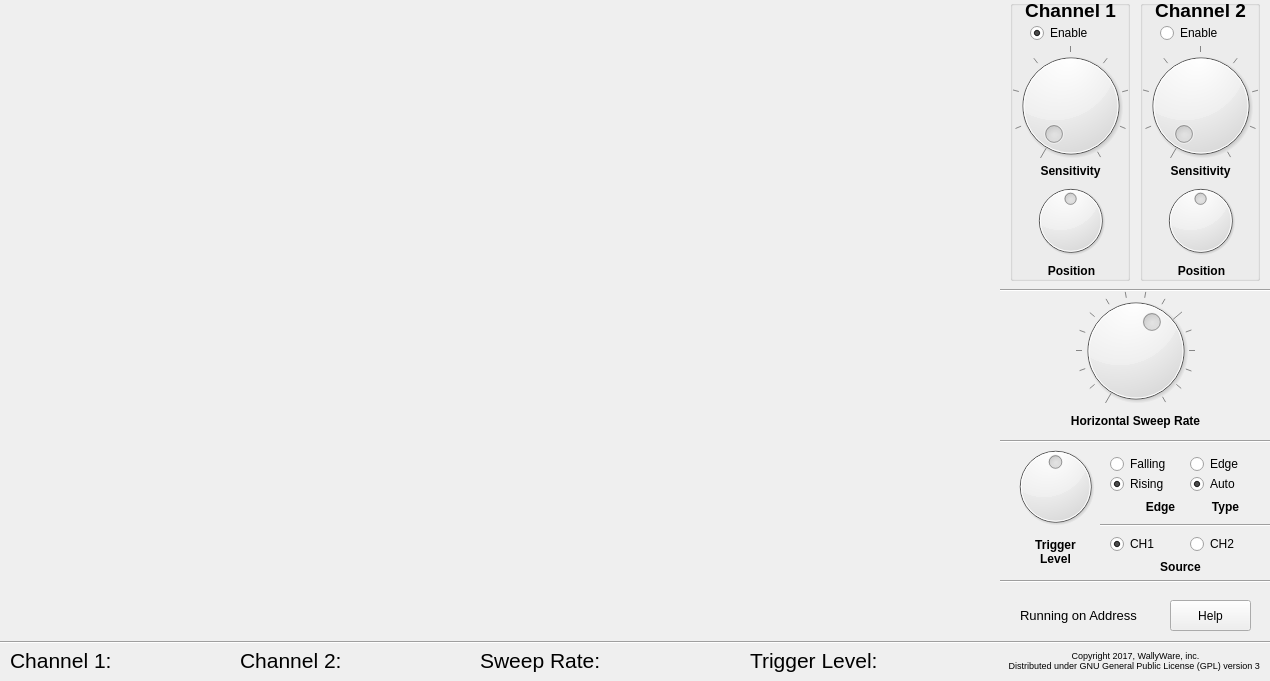
<?xml version="1.0" encoding="UTF-8"?>
<ui version="4.0">
 <class>Oscilloscope</class>
 <widget class="QWidget" name="Oscilloscope">
  <property name="geometry">
   <rect>
    <x>0</x>
    <y>0</y>
    <width>1270</width>
    <height>681</height>
   </rect>
  </property>
  <property name="windowTitle">
   <string>Pi-Plates Oscilloscope</string>
  </property>
  <property name="windowIcon">
   <iconset>
    <normaloff>Assets/Icon32X32.png</normaloff>Assets/Icon32X32.png</iconset>
  </property>
  <widget class="Line" name="line_2">
   <property name="geometry">
    <rect>
     <x>1000</x>
     <y>431</y>
     <width>271</width>
     <height>20</height>
    </rect>
   </property>
   <property name="orientation">
    <enum>Qt::Horizontal</enum>
   </property>
  </widget>
  <widget class="QLabel" name="label_8">
   <property name="geometry">
    <rect>
     <x>1010</x>
     <y>531</y>
     <width>91</width>
     <height>41</height>
    </rect>
   </property>
   <property name="font">
    <font>
     <weight>75</weight>
     <bold>true</bold>
    </font>
   </property>
   <property name="text">
    <string>Trigger
Level</string>
   </property>
   <property name="alignment">
    <set>Qt::AlignCenter</set>
   </property>
  </widget>
  <widget class="QLabel" name="label_12">
   <property name="geometry">
    <rect>
     <x>1000</x>
     <y>640</y>
     <width>271</width>
     <height>41</height>
    </rect>
   </property>
   <property name="font">
    <font>
     <pointsize>7</pointsize>
    </font>
   </property>
   <property name="text">
    <string>Copyright 2017, WallyWare, inc. 
Distributed under GNU General Public License (GPL) version 3 </string>
   </property>
   <property name="alignment">
    <set>Qt::AlignCenter</set>
   </property>
   <property name="wordWrap">
    <bool>true</bool>
   </property>
  </widget>
  <widget class="QGroupBox" name="Channel2">
   <property name="geometry">
    <rect>
     <x>1140</x>
     <y>0</y>
     <width>120</width>
     <height>281</height>
    </rect>
   </property>
   <property name="title">
    <string/>
   </property>
   <property name="alignment">
    <set>Qt::AlignHCenter|Qt::AlignTop</set>
   </property>
   <widget class="QDial" name="Chan2Vertical">
    <property name="geometry">
     <rect>
      <x>0</x>
      <y>40</y>
      <width>121</width>
      <height>131</height>
     </rect>
    </property>
    <property name="maximum">
     <number>8</number>
    </property>
    <property name="value">
     <number>0</number>
    </property>
    <property name="sliderPosition">
     <number>0</number>
    </property>
    <property name="notchesVisible">
     <bool>true</bool>
    </property>
   </widget>
   <widget class="QRadioButton" name="Enable2">
    <property name="geometry">
     <rect>
      <x>20</x>
      <y>20</y>
      <width>81</width>
      <height>26</height>
     </rect>
    </property>
    <property name="text">
     <string>Enable</string>
    </property>
    <property name="checked">
     <bool>false</bool>
    </property>
    <property name="autoExclusive">
     <bool>false</bool>
    </property>
   </widget>
   <widget class="QLabel" name="label_3">
    <property name="geometry">
     <rect>
      <x>20</x>
      <y>160</y>
      <width>81</width>
      <height>21</height>
     </rect>
    </property>
    <property name="font">
     <font>
      <weight>75</weight>
      <bold>true</bold>
     </font>
    </property>
    <property name="text">
     <string>Sensitivity</string>
    </property>
    <property name="alignment">
     <set>Qt::AlignCenter</set>
    </property>
   </widget>
   <widget class="QDial" name="Position2">
    <property name="geometry">
     <rect>
      <x>20</x>
      <y>180</y>
      <width>81</width>
      <height>81</height>
     </rect>
    </property>
    <property name="maximum">
     <number>639</number>
    </property>
    <property name="value">
     <number>320</number>
    </property>
   </widget>
   <widget class="QLabel" name="label_4">
    <property name="geometry">
     <rect>
      <x>26</x>
      <y>260</y>
      <width>71</width>
      <height>21</height>
     </rect>
    </property>
    <property name="font">
     <font>
      <weight>75</weight>
      <bold>true</bold>
     </font>
    </property>
    <property name="text">
     <string>Position</string>
    </property>
    <property name="alignment">
     <set>Qt::AlignCenter</set>
    </property>
   </widget>
   <widget class="QLabel" name="label_7">
    <property name="geometry">
     <rect>
      <x>10</x>
      <y>0</y>
      <width>101</width>
      <height>21</height>
     </rect>
    </property>
    <property name="font">
     <font>
      <pointsize>14</pointsize>
      <weight>75</weight>
      <bold>true</bold>
     </font>
    </property>
    <property name="text">
     <string>Channel 2</string>
    </property>
    <property name="alignment">
     <set>Qt::AlignCenter</set>
    </property>
   </widget>
   <zorder>Chan2Vertical</zorder>
   <zorder>Enable2</zorder>
   <zorder>label_3</zorder>
   <zorder>Position2</zorder>
   <zorder>label_7</zorder>
   <zorder>label_4</zorder>
  </widget>
  <widget class="QLabel" name="label_11">
   <property name="geometry">
    <rect>
     <x>1130</x>
     <y>491</y>
     <width>61</width>
     <height>31</height>
    </rect>
   </property>
   <property name="font">
    <font>
     <weight>75</weight>
     <bold>true</bold>
    </font>
   </property>
   <property name="text">
    <string>Edge</string>
   </property>
   <property name="alignment">
    <set>Qt::AlignCenter</set>
   </property>
  </widget>
  <widget class="QRadioButton" name="tEdgeFalling">
   <property name="geometry">
    <rect>
     <x>1110</x>
     <y>451</y>
     <width>81</width>
     <height>26</height>
    </rect>
   </property>
   <property name="text">
    <string>Falling</string>
   </property>
   <attribute name="buttonGroup">
    <string notr="true">tEdgeGroup</string>
   </attribute>
  </widget>
  <widget class="QRadioButton" name="tEdgeRising">
   <property name="geometry">
    <rect>
     <x>1110</x>
     <y>471</y>
     <width>81</width>
     <height>26</height>
    </rect>
   </property>
   <property name="text">
    <string>Rising</string>
   </property>
   <property name="checked">
    <bool>true</bool>
   </property>
   <attribute name="buttonGroup">
    <string notr="true">tEdgeGroup</string>
   </attribute>
  </widget>
  <widget class="QRadioButton" name="tSource1">
   <property name="geometry">
    <rect>
     <x>1110</x>
     <y>531</y>
     <width>61</width>
     <height>26</height>
    </rect>
   </property>
   <property name="text">
    <string>CH1</string>
   </property>
   <property name="checked">
    <bool>true</bool>
   </property>
   <attribute name="buttonGroup">
    <string notr="true">tChanGroup</string>
   </attribute>
  </widget>
  <widget class="QDial" name="SweepRate">
   <property name="geometry">
    <rect>
     <x>1070</x>
     <y>290</y>
     <width>131</width>
     <height>121</height>
    </rect>
   </property>
   <property name="maximum">
    <number>15</number>
   </property>
   <property name="value">
    <number>9</number>
   </property>
   <property name="notchesVisible">
    <bool>true</bool>
   </property>
  </widget>
  <widget class="QRadioButton" name="tSource2">
   <property name="geometry">
    <rect>
     <x>1190</x>
     <y>531</y>
     <width>61</width>
     <height>26</height>
    </rect>
   </property>
   <property name="text">
    <string>CH2</string>
   </property>
   <attribute name="buttonGroup">
    <string notr="true">tChanGroup</string>
   </attribute>
  </widget>
  <widget class="QLabel" name="label_9">
   <property name="geometry">
    <rect>
     <x>1200</x>
     <y>491</y>
     <width>51</width>
     <height>31</height>
    </rect>
   </property>
   <property name="font">
    <font>
     <weight>75</weight>
     <bold>true</bold>
    </font>
   </property>
   <property name="text">
    <string>Type</string>
   </property>
   <property name="alignment">
    <set>Qt::AlignCenter</set>
   </property>
  </widget>
  <widget class="QGroupBox" name="Channel1">
   <property name="geometry">
    <rect>
     <x>1010</x>
     <y>0</y>
     <width>120</width>
     <height>281</height>
    </rect>
   </property>
   <property name="title">
    <string/>
   </property>
   <property name="alignment">
    <set>Qt::AlignHCenter|Qt::AlignTop</set>
   </property>
   <widget class="QDial" name="Chan1Vertical">
    <property name="geometry">
     <rect>
      <x>0</x>
      <y>40</y>
      <width>121</width>
      <height>131</height>
     </rect>
    </property>
    <property name="minimum">
     <number>0</number>
    </property>
    <property name="maximum">
     <number>8</number>
    </property>
    <property name="value">
     <number>0</number>
    </property>
    <property name="notchesVisible">
     <bool>true</bool>
    </property>
   </widget>
   <widget class="QRadioButton" name="Enable1">
    <property name="geometry">
     <rect>
      <x>20</x>
      <y>20</y>
      <width>81</width>
      <height>26</height>
     </rect>
    </property>
    <property name="text">
     <string>Enable</string>
    </property>
    <property name="checked">
     <bool>true</bool>
    </property>
    <property name="autoExclusive">
     <bool>false</bool>
    </property>
   </widget>
   <widget class="QLabel" name="label">
    <property name="geometry">
     <rect>
      <x>20</x>
      <y>160</y>
      <width>81</width>
      <height>21</height>
     </rect>
    </property>
    <property name="font">
     <font>
      <weight>75</weight>
      <bold>true</bold>
     </font>
    </property>
    <property name="text">
     <string>Sensitivity</string>
    </property>
    <property name="alignment">
     <set>Qt::AlignCenter</set>
    </property>
   </widget>
   <widget class="QDial" name="Position1">
    <property name="geometry">
     <rect>
      <x>20</x>
      <y>180</y>
      <width>81</width>
      <height>81</height>
     </rect>
    </property>
    <property name="maximum">
     <number>639</number>
    </property>
    <property name="value">
     <number>320</number>
    </property>
   </widget>
   <widget class="QLabel" name="label_2">
    <property name="geometry">
     <rect>
      <x>26</x>
      <y>260</y>
      <width>71</width>
      <height>21</height>
     </rect>
    </property>
    <property name="font">
     <font>
      <weight>75</weight>
      <bold>true</bold>
     </font>
    </property>
    <property name="text">
     <string>Position</string>
    </property>
    <property name="alignment">
     <set>Qt::AlignCenter</set>
    </property>
   </widget>
   <widget class="QLabel" name="label_6">
    <property name="geometry">
     <rect>
      <x>10</x>
      <y>0</y>
      <width>101</width>
      <height>21</height>
     </rect>
    </property>
    <property name="font">
     <font>
      <pointsize>14</pointsize>
      <weight>75</weight>
      <bold>true</bold>
     </font>
    </property>
    <property name="text">
     <string>Channel 1</string>
    </property>
    <property name="alignment">
     <set>Qt::AlignCenter</set>
    </property>
   </widget>
   <zorder>Chan1Vertical</zorder>
   <zorder>Enable1</zorder>
   <zorder>label</zorder>
   <zorder>Position1</zorder>
   <zorder>label_6</zorder>
   <zorder>label_2</zorder>
  </widget>
  <widget class="QRadioButton" name="tTypeAuto">
   <property name="geometry">
    <rect>
     <x>1190</x>
     <y>471</y>
     <width>71</width>
     <height>26</height>
    </rect>
   </property>
   <property name="text">
    <string>Auto</string>
   </property>
   <property name="checked">
    <bool>true</bool>
   </property>
   <attribute name="buttonGroup">
    <string notr="true">tTypeGroup</string>
   </attribute>
  </widget>
  <widget class="Line" name="line_3">
   <property name="geometry">
    <rect>
     <x>0</x>
     <y>640</y>
     <width>1271</width>
     <height>4</height>
    </rect>
   </property>
   <property name="orientation">
    <enum>Qt::Horizontal</enum>
   </property>
  </widget>
  <widget class="QLabel" name="label_5">
   <property name="geometry">
    <rect>
     <x>1050</x>
     <y>410</y>
     <width>171</width>
     <height>21</height>
    </rect>
   </property>
   <property name="font">
    <font>
     <weight>75</weight>
     <bold>true</bold>
    </font>
   </property>
   <property name="text">
    <string>Horizontal Sweep Rate</string>
   </property>
   <property name="alignment">
    <set>Qt::AlignCenter</set>
   </property>
  </widget>
  <widget class="QDial" name="TriggerLevel">
   <property name="geometry">
    <rect>
     <x>1010</x>
     <y>441</y>
     <width>91</width>
     <height>91</height>
    </rect>
   </property>
   <property name="minimum">
    <number>-1200</number>
   </property>
   <property name="maximum">
    <number>1200</number>
   </property>
   <property name="singleStep">
    <number>1</number>
   </property>
   <property name="value">
    <number>0</number>
   </property>
   <property name="notchesVisible">
    <bool>false</bool>
   </property>
  </widget>
  <widget class="QRadioButton" name="tTypeEdge">
   <property name="geometry">
    <rect>
     <x>1190</x>
     <y>451</y>
     <width>71</width>
     <height>26</height>
    </rect>
   </property>
   <property name="text">
    <string>Edge</string>
   </property>
   <attribute name="buttonGroup">
    <string notr="true">tTypeGroup</string>
   </attribute>
  </widget>
  <widget class="Line" name="line">
   <property name="geometry">
    <rect>
     <x>1000</x>
     <y>280</y>
     <width>271</width>
     <height>20</height>
    </rect>
   </property>
   <property name="orientation">
    <enum>Qt::Horizontal</enum>
   </property>
  </widget>
  <widget class="QLabel" name="label_10">
   <property name="geometry">
    <rect>
     <x>1150</x>
     <y>551</y>
     <width>61</width>
     <height>31</height>
    </rect>
   </property>
   <property name="font">
    <font>
     <weight>75</weight>
     <bold>true</bold>
    </font>
   </property>
   <property name="text">
    <string>Source</string>
   </property>
   <property name="alignment">
    <set>Qt::AlignCenter</set>
   </property>
  </widget>
  <widget class="Line" name="line_4">
   <property name="geometry">
    <rect>
     <x>1000</x>
     <y>571</y>
     <width>271</width>
     <height>20</height>
    </rect>
   </property>
   <property name="orientation">
    <enum>Qt::Horizontal</enum>
   </property>
  </widget>
  <widget class="QLabel" name="Chan1Sensitivity">
   <property name="geometry">
    <rect>
     <x>10</x>
     <y>640</y>
     <width>241</width>
     <height>40</height>
    </rect>
   </property>
   <property name="font">
    <font>
     <pointsize>16</pointsize>
     <weight>50</weight>
     <bold>false</bold>
    </font>
   </property>
   <property name="text">
    <string>Channel 1:</string>
   </property>
  </widget>
  <widget class="QLabel" name="Chan2Sensitivity">
   <property name="geometry">
    <rect>
     <x>240</x>
     <y>640</y>
     <width>231</width>
     <height>40</height>
    </rect>
   </property>
   <property name="font">
    <font>
     <pointsize>16</pointsize>
     <weight>50</weight>
     <bold>false</bold>
    </font>
   </property>
   <property name="text">
    <string>Channel 2:</string>
   </property>
  </widget>
  <widget class="QLabel" name="sweepRate">
   <property name="geometry">
    <rect>
     <x>480</x>
     <y>640</y>
     <width>261</width>
     <height>40</height>
    </rect>
   </property>
   <property name="font">
    <font>
     <pointsize>16</pointsize>
     <weight>50</weight>
     <bold>false</bold>
    </font>
   </property>
   <property name="text">
    <string>Sweep Rate:</string>
   </property>
  </widget>
  <widget class="QLabel" name="trigLevelLabel">
   <property name="geometry">
    <rect>
     <x>750</x>
     <y>640</y>
     <width>251</width>
     <height>40</height>
    </rect>
   </property>
   <property name="font">
    <font>
     <pointsize>16</pointsize>
     <weight>50</weight>
     <bold>false</bold>
    </font>
   </property>
   <property name="text">
    <string>Trigger Level:</string>
   </property>
  </widget>
  <widget class="QPushButton" name="HelpButton">
   <property name="geometry">
    <rect>
     <x>1170</x>
     <y>600</y>
     <width>81</width>
     <height>31</height>
    </rect>
   </property>
   <property name="text">
    <string>Help</string>
   </property>
  </widget>
  <widget class="Line" name="line_5">
   <property name="geometry">
    <rect>
     <x>1100</x>
     <y>510</y>
     <width>171</width>
     <height>31</height>
    </rect>
   </property>
   <property name="orientation">
    <enum>Qt::Horizontal</enum>
   </property>
  </widget>
  <widget class="QLabel" name="ADDRlabel">
   <property name="geometry">
    <rect>
     <x>1020</x>
     <y>600</y>
     <width>131</width>
     <height>31</height>
    </rect>
   </property>
   <property name="font">
    <font>
     <pointsize>10</pointsize>
     <weight>50</weight>
     <bold>false</bold>
    </font>
   </property>
   <property name="text">
    <string>Running on Address </string>
   </property>
  </widget>
 </widget>
 <resources/>
 <connections/>
 <buttongroups>
  <buttongroup name="tChanGroup"/>
  <buttongroup name="tTypeGroup"/>
  <buttongroup name="tEdgeGroup"/>
 </buttongroups>
</ui>
